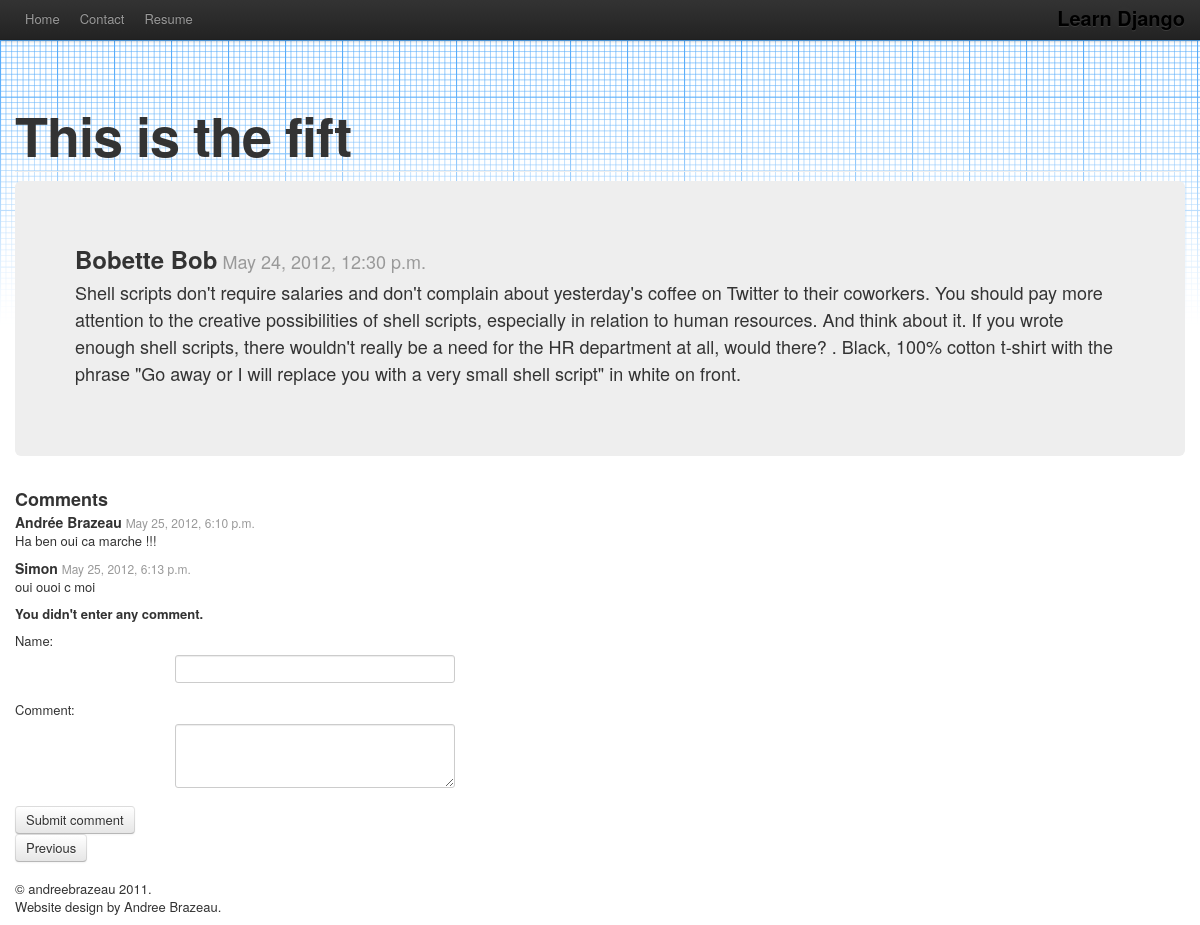
/blog/5/, run on the app's committed database.
### blog/models.py (models this page shows, shortened)
class BlogPost(models.Model):
    title = models.CharField (max_length = 256)
    author = models.CharField (max_length = 256)
    body = models.TextField()
    created = models.DateTimeField(auto_now_add=True)
    def next_post(self):
        nextEntries = BlogPost.objects.filter(id__gt=self.id)
        if (len(nextEntries)>0):
            return nextEntries[0].id
        else:
            return None
    def previous_post(self):
        previousEntries = BlogPost.objects.filter(id__lt=self.id).order_by('-id')
        if (len(previousEntries)>0):
            return previousEntries[0].id
        else:
            return None

class Comment (models.Model):
    crated = models.DateTimeField(auto_now_add=True)
    author = models.CharField ('Name',max_length = 256)
    body = models.TextField('Comment')
    post = models.ForeignKey(BlogPost)

### blog/views.py (the view, shortened to what this page needs)
# urls.py: url(r'^blog/(?P<blog_id>\d+)/$', 'blog.views.blog'),
def blog(request, blog_id):
    p = get_object_or_404(BlogPost, pk=blog_id)
    name = request.POST.get('name', None)
    comment = request.POST.get('comment', None)
    if (name == None or comment == None) :
        return render_to_response('blog_post.html', {
            'blog':p,
            'error_message': "You didn't enter any comment.",
            'blogClass' : 'active',
            }, context_instance = RequestContext(request))

### templates/blog_post.html (shortened to what this page needs)
{% extends "base.html" %}
{% block content %}
	<div class="page-header jumbotron subhead">
		<h1 class = "subhead">{{ blog.title }}</h1>
	</div>
	<div class= "hero-unit">
		<h2>{{blog.author}}<small>  {{blog.created}}</small></h2>
		<p>{{ blog.body }}</p>
	</div>
	<div>
		<h3>Comments</h3>
		{% for comment in blog.comment_set.all %}
			<h4>{{comment.author}}  <small>{{comment.crated}}</small></h4>
			<p>{{comment.body}}</p>
		{% endfor %}
	</div>
	{% if error_message %}<p><strong>{{ error_message }}</strong></p>{% endif %}
	<form action="/blog/{{ blog.id }}/" method="post" class ="form-horizontal">
		<fieldset>
			<div class="control-group">
				<label class "control-label" for ="name">Name:</label>
				<div class = "controls">
					<input type="text" class = "input-xlarge" id = "name" name = "name">
				</div>
			</div>
			<div class="control-group">
				<label class "control-label" for = "comment">Comment:</label>
				<div class = "controls">
					<textarea class = "input-xlarge" id = "comment" rows = "3" name = "comment"></textarea>
				</div>
			</div>
			<div class="form-action">
				<button type="submit" class = "btn btn-primery">Submit comment</button>
			</div>
	</form>
	<div class="btn-group">
	{% if blog.previous_post != None %}
		<a class="btn" href="/blog/{{ blog.previous_post }}/">Previous</a>
	{% endif %}
	</div>
{% endblock %}

### static/css/docs.css (style rules this page uses)
body { position: relative; padding-top: 90px; background-color: #fff; background-image: url(../images/grid.png); background-repeat: repeat-x; background-position: 0 40px; }
.jumbotron { position: relative; }
.jumbotron h1 { margin-bottom: 9px; font-size: 81px; font-weight: bold; letter-spacing: -1px; line-height: 1; }
.subhead { padding-bottom: 0; margin-bottom: 9px; }
.subhead h1 { font-size: 54px; }

### data on the page
BlogPost: title "This is the fift", author "Bobette Bob", created "May 24, 2012, 12:30 p.m.", body "Shell scripts don't require salaries and don't complain about yesterday's coffee on Twitter to their coworkers. You should pay more attention to the creative possibilities of shell scripts, especially in relation to human resources. And think about it. If you wrote enough shell scripts, there wouldn't really be a need for the HR department at all, would there? . Black, 100% cotton t-shirt with the phrase \"Go away or I will replace you with a very small shell script\" in white on front."
Comment: author "Andrée Brazeau", crated "May 25, 2012, 6:10 p.m.", body "Ha ben oui ca marche !!!"
Comment: author "Simon", crated "May 25, 2012, 6:13 p.m.", body "oui ouoi c moi"

### other printed values
{{ error_message }} "You didn't enter any comment."
